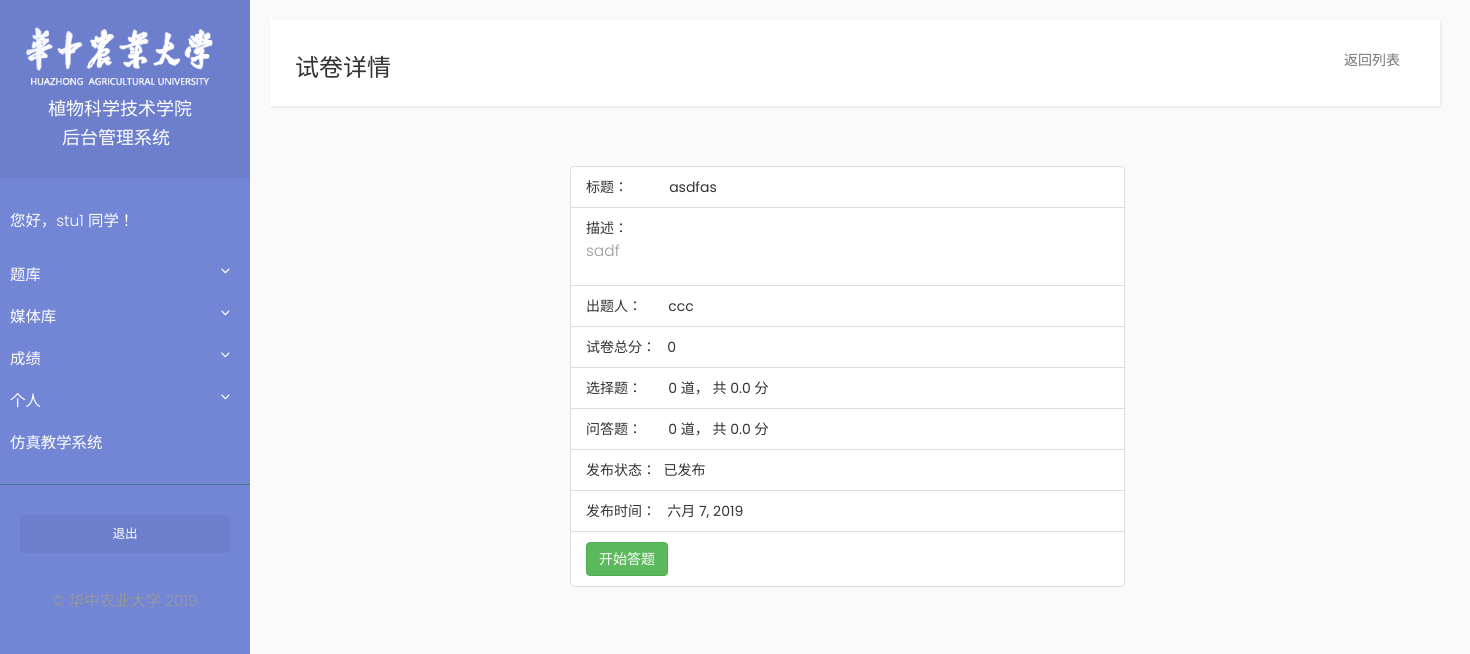
The app's page /student/paper_info/1 (signed in) with its own data.
### Student/models.py (models this page shows, shortened)
class Student(models.Model):
    user = models.OneToOneField(User, on_delete=models.CASCADE)
    student_id = models.CharField(max_length=20)
    name = models.CharField(max_length=10)
    GENDER_CHOICE = [
        ('male', '男'),
        ('female', '女'),
    ]
    gender = models.CharField(max_length=6, choices=GENDER_CHOICE, default='male')
    grade_class = models.ForeignKey(GradeClass, on_delete=models.CASCADE)
    phone = models.CharField(max_length=20)
    paper_result = models.ManyToManyField(Paper, through='PaperResult')

### Examination/models.py (models this page shows, shortened)
class Paper(models.Model):
    title = models.CharField(max_length=1000)
    description = models.TextField()
    multiple_choice_question_total_score = models.FloatField(default=0)
    essay_question_total_score = models.FloatField(default=0)
    publish_date = models.DateField(auto_now=True)
    expire_date = models.DateField(default=date.today() + timedelta(days=30))  # default expire date is 30 days from now on
    is_published = models.BooleanField(default=False)
    paper_maker = models.ForeignKey(Teacher, on_delete=models.CASCADE, null=True)

### Teacher/models.py (models this page shows, shortened)
class Teacher(models.Model):
    user = models.OneToOneField(User, on_delete=models.CASCADE)
    name = models.CharField(max_length=10)
    phone = models.CharField(max_length=20)

### Student/views.py (the view)
# urls.py: path("paper_info/<int:paper_id>", views.paper_info, name="paper_info"),
@login_required
def paper_info(request, paper_id):
    try:
        paper = Paper.objects.get(pk=paper_id)
    except Paper.DoesNotExist:
        raise Http404("Paper does not exist")
    student = Student.objects.get(user=request.user)
    paper_result = PaperResult.objects.all().filter(paper=paper, student=student)
    if len(paper_result) == 0:
        context = {'paper': paper,
                   'paper_result': None}
    else:
        context = {'paper': paper,
                   'paper_result': paper_result[0]}
    return render(request, 'student/paper_info.html', context=context)

### Student/templatetags/get_student_answer.py (called while the page is built)
@register.simple_tag
def get_paper_result_choice_question_status(paper_result):
    print(paper_result)

@register.simple_tag
def get_paper_result_essay_question_status(paper_result):
    print(paper_result)

### Student/templates/student/paper_info.html (shortened to what this page needs)
{% extends "student/base.html" %}
{% block title_block %}
<h3>试卷详情</h3>
{% endblock %}
{% block navbar_block %}
 <div class="collapse navbar-collapse" id="bs-example-navbar-collapse-1">
    <ul class="nav navbar-nav navbar-right">
        <li><a href="{% url 'student:paper_list' showEssayComment=0 %}" class="hvr-bounce-to-top">返回列表</a></li>
    </ul>
</div>
{% endblock %}
{% block content_block%}
<div class="container">
    <divc class="row">
    <ul class="list-group col-md-6 col-md-offset-3">
        <li class="list-group-item">标题：&nbsp;&nbsp;&nbsp;&nbsp;&nbsp;&nbsp;&nbsp;&nbsp;&nbsp;&nbsp;&nbsp;{{ paper.title }}</li>
        <li class="list-group-item">描述：&nbsp;&nbsp;&nbsp;&nbsp;&nbsp;&nbsp;&nbsp;&nbsp;&nbsp;&nbsp;&nbsp;{{ paper.description|linebreaks }}</li>
        <li class="list-group-item">出题人：&nbsp;&nbsp;&nbsp;&nbsp;&nbsp;&nbsp;&nbsp;{{ paper.paper_maker.name }}</li>
        <li class="list-group-item">试卷总分：&nbsp;&nbsp;&nbsp;{{ paper.multiple_choice_question_total_score|add:paper.essay_question_total_score}}</li>
        <li class="list-group-item">选择题：&nbsp;&nbsp;&nbsp;&nbsp;&nbsp;&nbsp;&nbsp;{{ paper.multiple_choice_question_set.all|length }} 道， 共 {{ paper.multiple_choice_question_total_score }} 分</li>
        <li class="list-group-item">问答题：&nbsp;&nbsp;&nbsp;&nbsp;&nbsp;&nbsp;&nbsp;{{ paper.essay_question_set.all|length }} 道， 共 {{ paper.essay_question_total_score }} 分</li>
        <li class="list-group-item">发布状态：&nbsp;&nbsp;已发布</li>
        <li class="list-group-item">发布时间：&nbsp;&nbsp;&nbsp;{{ paper.publish_date|date }}</li>
        {% load get_student_answer %}
        <li class="list-group-item"><a href="{% url 'student:do_paper_type_choose' paper.pk %}" class="btn btn-success col-centered">开始答题</a></li>
    </ul>
    </div>
</div>
{% endblock %}

### Student/templates/student/base.html (shortened to what this page needs)
<!DOCTYPE html>
{% load static %}
<html>
    <head>
        <link rel="stylesheet" href="https://maxcdn.bootstrapcdn.com/bootstrap/3.3.7/css/bootstrap.min.css">
        <link rel="stylesheet" href="{% static 'basic/css/sidebar.css' %}">
        <link rel="stylesheet" href="{% static 'basic/css/hover.css' %}">
    </head>
    <body>
    <div class="wrapper">
        <nav id="sidebar">
            <div class="sidebar-header">
                <img src="{% static 'basic/image/title_logo.png' %}"  width="200" alt="logo">
                <h4>&nbsp;&nbsp;&nbsp;&nbsp;&nbsp;&nbsp;植物科学技术学院</h4>
                <h4>&nbsp;&nbsp;&nbsp;&nbsp;&nbsp;&nbsp;&nbsp;&nbsp;&nbsp;后台管理系统</h4>
            </div>
            <ul class="list-unstyled components">
                <p>您好，{{ user.student.name }} 同学！</p>
                <li class="">
                    <a href="#ExaminationSubmenu" data-toggle="collapse" aria-expanded="false">题库</a>
                </li>
                <li>
                    <a href="#VideoSubmenu" data-toggle="collapse" aria-expanded="false">媒体库</a>
                </li>
                <li>
                    <a href="#ScoreSubmenu" data-toggle="collapse" aria-expanded="false">成绩</a>
                </li>
                <li>
                    <a href="#PersonSubmenu" data-toggle="collapse" aria-expanded="false">个人</a>
                </li>
                <li>
                    <a href="http://47.111.185.160/insect/unity_index.html">仿真教学系统</a>
                </li>
            </ul>
            <ul class="list-unstyled CTAs">
                <li><a href="{% url 'student:logout' %}" class="article">退出</a></li>
            </ul>
            <p class="mt-5 mb-3 text-center text-white">&copy; 华中农业大学 2019</p>
        </nav>
        <div id="content">
            <nav class="navbar navbar-default">
                <div class="container-fluid">
                    <div class="navbar-header">
                    {% block title_block %}
                    {% endblock %}
                    </div>
                    {% block navbar_block %}
                    {% endblock %}
                </div>
            </nav>
            {% block content_block%}
            {% endblock %}
        </div>
    </body>
</html>

### Basic/static/basic/css/sidebar.css (style rules this page uses)
body { font-family: 'Poppins', sans-serif; background: #fafafa; }
p { font-family: 'Poppins', sans-serif; font-size: 1.1em; font-weight: 300; line-height: 1.7em; color: #999; }
a, a:hover, a:focus { color: inherit; text-decoration: none; transition: all 0.3s; }
.navbar { padding: 15px 10px; background: #fff; border: none; border-radius: 0; margin-bottom: 40px; box-shadow: 1px 1px 3px rgba(0, 0, 0, 0.1); }
.wrapper { display: flex; align-items: stretch; perspective: 1500px; }
#sidebar { min-width: 250px; max-width: 250px; background: #7386D5; color: #fff; transition: all 0.6s cubic-bezier(0.945, 0.020, 0.270, 0.665); transform-origin: bottom left; }
#sidebar .sidebar-header { padding: 20px; background: #6d7fcc; }
#sidebar ul.components { padding: 20px 0; border-bottom: 1px solid #47748b; }
#sidebar ul p { color: #fff; padding: 10px; }
#sidebar ul li a { padding: 10px; font-size: 1.1em; display: block; }
a[data-toggle="collapse"] { position: relative; }
a[aria-expanded="false"]::before, a[aria-expanded="true"]::before { content: '\e259'; display: block; position: absolute; right: 20px; font-family: 'Glyphicons Halflings'; font-size: 0.6em; }
ul.CTAs { padding: 20px; }
ul.CTAs a { text-align: center; font-size: 0.9em !important; display: block; border-radius: 5px; margin-bottom: 5px; }
a.article, a.article:hover { background: #6d7fcc !important; color: #fff !important; }
#content { padding: 20px; min-height: 100vh; transition: all 0.3s; }

### records on screen
Paper: title "asdfas", description "sadf", paper_maker.name "ccc", multiple_choice_question_total_score|add "0", multiple_choice_question_set.all|length "0", multiple_choice_question_total_score "0.0", essay_question_set.all|length "0", essay_question_total_score "0.0", publish_date "六月 7, 2019"

### other values on screen
{{ user.student.name }} "stu1"
